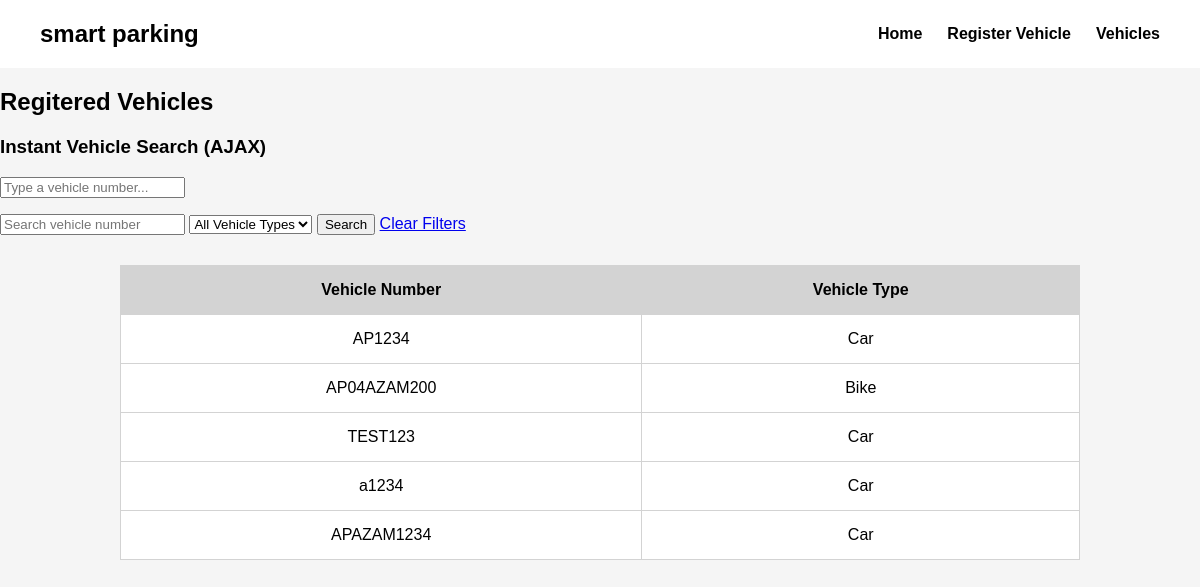
/parking/vehicles/ (signed in), run on the app's committed database.
### parking/models.py (models this page shows, shortened)
class Vehicle(models.Model):
    user=models.ForeignKey(User,on_delete=models.CASCADE,null=True,blank=True)
    vehicle_number=models.CharField(max_length=20,unique=True)
    vehicle_type=models.CharField(max_length=20)

### parking/views.py (the view)
# urls.py: path('vehicles/',vehicle_list,name='vehicle_list'),
@login_required
def vehicle_list(request):
     search=request.GET.get('search','')
     vehicle_type=request.GET.get('vehicle_type','')
     vehicles=Vehicle.objects.filter(user=request.user,vehicle_number__icontains=search,vehicle_type__icontains=vehicle_type)
     vehicle_types=Vehicle.objects.filter(user=request.user).values_list('vehicle_type',flat=True).distinct()
     return render(request,'parking/vehicle_list.html',{'vehicles':vehicles,'search':search,'vehicle_type':vehicle_type,'vehicle_types':vehicle_types})

### parking/templates/parking/vehicle_list.html (shortened to what this page needs)
{% load static %}
<!DOCTYPE html>
<html lang="en">
<head>
    <link rel="stylesheet" href="{% static 'parking/style.css' %}">
</head>
<body>
    <header class="header">
        <div class="logo">
            smart parking
        </div>
        <nav>
            <a href="/parking/">Home</a>
            <a href="/parking/register/">Register Vehicle</a>
            <a href="/parking/vehicles/">Vehicles</a>
        </nav>
    </header>
    <main>
        <h2>Regitered Vehicles</h2>
        <h3>Instant Vehicle Search (AJAX)</h3>
        <input type="text" id="ajaxSearch" placeholder="Type a vehicle number...">
        <form method="GET">
            <input type="text" name="search" placeholder="Search vehicle number" value="{{search}}">
            <select name="vehicle_type" >
                <option value="">All Vehicle Types</option>
            </select>
            <button type="submit">Search</button>
            <a href="/parking/vehicles/">Clear Filters</a>
        </form>
        <table>
            <thead>
                <tr>
                    <th>Vehicle Number</th>
                    <th>Vehicle Type</th>
                </tr>
            </thead>
            <tbody>
                {% for vehicle in vehicles%}
                    <tr>
                        <td>{{vehicle.vehicle_number}}</td>
                        <td>{{vehicle.vehicle_type}}</td>
                    </tr>
                {% endfor %}
            </tbody>
        </table>
    </main>
</body>
</html>

### parking/static/parking/style.css (style rules this page uses)
body { font-family: Arial,sans-serif; margin:0; background-color: whitesmoke; }
.header { background-color: white; padding: 20px; text-align: center; }
.header { display: flex; justify-content: space-between; align-items: center; padding: 20px 40px; background-color: white; }
.logo { font-size: 24px; font-weight: bold; }
nav { display: flex; gap: 25px; }
nav a { text-decoration: none; color: black; font-weight: bold; }
table { width: 80%; margin: 30px auto; border-collapse: collapse; background-color: white; }
th,td { padding: 15px; border: 1px solid lightgray; text-align: center; }
th { background-color: lightgray; }

### data on the page
Vehicle: vehicle_number "AP1234", vehicle_type "Car"
Vehicle: vehicle_number "AP04AZAM200", vehicle_type "Bike"
Vehicle: vehicle_number "TEST123", vehicle_type "Car"
Vehicle: vehicle_number "a1234", vehicle_type "Car"
Vehicle: vehicle_number "APAZAM1234", vehicle_type "Car"
